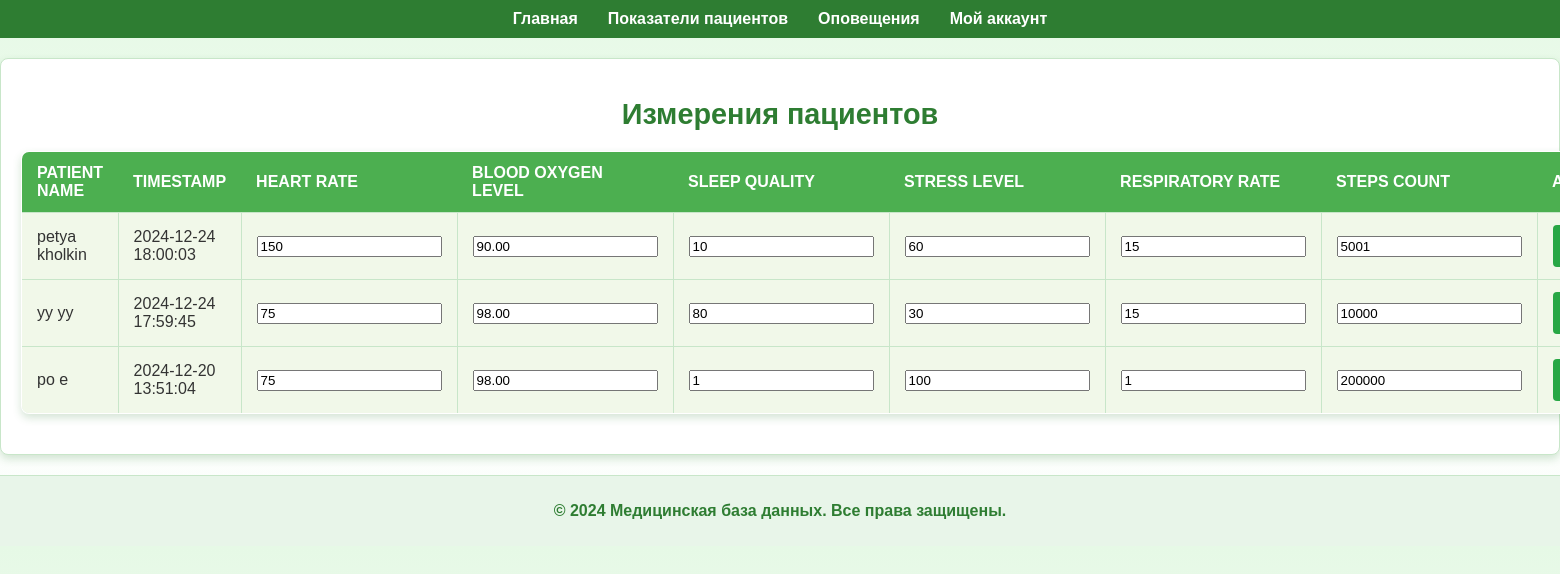
Screenshot of /data.php (signed in) with the database file from the repository.
### tables this page shows
CREATE TABLE `data` (
  `data_id` int(11) NOT NULL,
  `ring_id` int(11) DEFAULT NULL,
  `timestamp` timestamp NOT NULL DEFAULT current_timestamp() ON UPDATE current_timestamp(),
  `heart_rate` int(11) DEFAULT NULL,
  `blood_oxygen_level` decimal(5,2) DEFAULT NULL,
  `sleep_quality` int(11) DEFAULT NULL,
  `stress_level` int(11) DEFAULT NULL,
  `respiratory_rate` int(11) DEFAULT NULL,
  `steps_count` int(11) DEFAULT NULL
);

CREATE TABLE `patients` (
  `patient_id` int(11) NOT NULL,
  `name` varchar(100) NOT NULL,
  `surname` varchar(100) DEFAULT NULL,
  `gender` varchar(10) DEFAULT NULL,
  `date_of_birth` date DEFAULT NULL,
  `phone` varchar(20) DEFAULT NULL,
  `email` varchar(100) DEFAULT NULL,
  `address` varchar(200) DEFAULT NULL
);

### data.php (the view, shortened to what this page needs)
<?php
require_once __DIR__ . '/boot.php';
$sql = "SELECT d.*, p.name AS patient_name, p.surname AS patient_surname, r.serial_number AS bracelet_serial
        FROM data d
        JOIN rings r ON d.ring_id = r.ring_id
        JOIN patients p ON r.patient_id = p.patient_id
        ORDER BY d.timestamp DESC";
$stmt = $pdo->prepare($sql);
$stmt->execute();
$measurements = $stmt->fetchAll(PDO::FETCH_ASSOC);
?>
<?php include "includes/header.php" ?>
    <h1>Измерения пациентов</h1>
    <form method="post" action="save_data.php">
    <table>
        <tr>
            <th>Patient Name</th>
            <th>Timestamp</th>
            <th>Heart Rate</th>
            <th>Blood Oxygen Level</th>
            <th>Sleep Quality</th>
            <th>Stress Level</th>
            <th>Respiratory Rate</th>
            <th>Steps Count</th>
            <th>Actions</th>
        </tr>
        <?php foreach($measurements as $measurement): ?>
            <tr>
                <td><?php echo htmlspecialchars($measurement['patient_name'] . ' ' . $measurement['patient_surname']); ?></td>
                <td><?php echo htmlspecialchars($measurement['timestamp']); ?></td>
                <td>
                    <input type="text" name="heart_rate[<?php echo $measurement['data_id']; ?>]" value="<?php echo htmlspecialchars($measurement['heart_rate']); ?>" readonly data-row="<?php echo $measurement['data_id']; ?>" class="input-field">
                </td>
                <td>
                    <input type="text" name="blood_oxygen_level[<?php echo $measurement['data_id']; ?>]" value="<?php echo htmlspecialchars($measurement['blood_oxygen_level']); ?>" readonly data-row="<?php echo $measurement['data_id']; ?>" class="input-field">
                </td>
                <td>
                    <input type="text" name="sleep_quality[<?php echo $measurement['data_id']; ?>]" value="<?php echo htmlspecialchars($measurement['sleep_quality']); ?>" readonly data-row="<?php echo $measurement['data_id']; ?>" class="input-field">
                </td>
                <td>
                    <input type="text" name="stress_level[<?php echo $measurement['data_id']; ?>]" value="<?php echo htmlspecialchars($measurement['stress_level']); ?>" readonly data-row="<?php echo $measurement['data_id']; ?>" class="input-field">
                </td>
                <td>
                    <input type="text" name="respiratory_rate[<?php echo $measurement['data_id']; ?>]" value="<?php echo htmlspecialchars($measurement['respiratory_rate']); ?>" readonly data-row="<?php echo $measurement['data_id']; ?>" class="input-field">
                </td>
                <td>
                    <input type="text" name="steps_count[<?php echo $measurement['data_id']; ?>]" value="<?php echo htmlspecialchars($measurement['steps_count']); ?>" readonly data-row="<?php echo $measurement['data_id']; ?>" class="input-field">
                </td>
                <td>
                    <button type="button" id="edit-btn-<?php echo $measurement['data_id']; ?>" class="edit-btn" onclick="enableEdit('<?php echo $measurement['data_id']; ?>')">Edit</button>
                </td>
            </tr>
        <?php endforeach; ?>
    </table>
    </form>
<?php include "includes/footer.php" ?>

### assets/css/tables.css (style rules this page uses)
body { font-family: Arial, sans-serif; margin: 20px; background: linear-gradient(to bottom, #e0f2e9, #ffffff); color: #333; }
h1, h2 { color: #2e7d32; text-align: center; margin-bottom: 20px; font-size: 1.8rem; }
table { width: 100%; max-width: 1000px; margin: 0 auto 20px; border-collapse: collapse; background-color: #ffffff; border-radius: 8px; overflow: hidden; box-shadow: 0 4px 8px rgba(46, 125, 50, 0.2); border: 1px solid #c8e6c9; }
th { background-color: #4caf50; color: #ffffff; font-weight: bold; padding: 12px 15px; text-transform: uppercase; text-align: left; }
td { padding: 12px 15px; border: 1px solid #c8e6c9; color: #333; background-color: #f1f8e9; }
tr:nth-child(even) { background-color: #e8f5e9; }

### assets/css/style.css (style rules this page uses)
body { font-family: Arial, sans-serif; margin: 0; padding: 0; background: linear-gradient(to bottom, #e6f9e6, #ffffff); color: #333; }
form button { background-color: #28a745; color: #fff; padding: 12px 20px; border: none; border-radius: 4px; cursor: pointer; font-size: 1em; transition: background-color 0.3s ease; width: 200px; }

### rows the page displays
data: patients.name+surname "petya kholkin", timestamp "2024-12-24 18:00:03", heart_rate "150", blood_oxygen_level "90.00", sleep_quality "10", stress_level "60", respiratory_rate "15", steps_count "5001"
data: patients.name+surname "уу уу", timestamp "2024-12-24 17:59:45", heart_rate "75", blood_oxygen_level "98.00", sleep_quality "80", stress_level "30", respiratory_rate "15", steps_count "10000"
data: patients.name+surname "po e", timestamp "2024-12-20 13:51:04", heart_rate "75", blood_oxygen_level "98.00", sleep_quality "1", stress_level "100", respiratory_rate "1", steps_count "200000"
